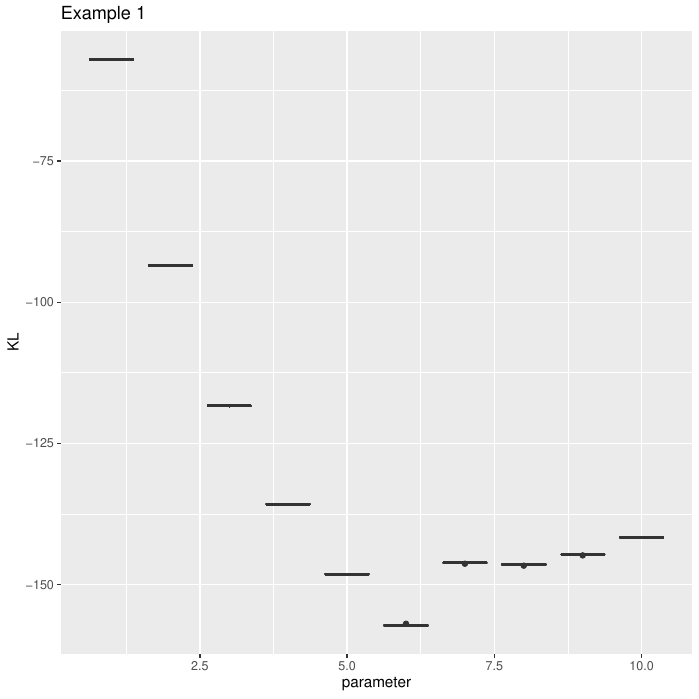

This chart was generated by the following R code:
# Example 1 -----------------
# mechanistic model: Barabàsi Albert
# network model: ERGM
# integral stat: sorted degree sequence
# likelihood stat: number of 6 stars

load("init.RData")

library(StartNetwork)
library(parallel)
library(ggplot2)

cl <- makeCluster(detectCores())

lstat = function(x){sum(igraph::degree(x) == 6)}

g <- parSapply(cl, theta_m, KL_net, theta_s = theta_s[1], n = n, mech_net = mech_net_ba, mech_args = mech_args_ba, replicates = replicates, lstat = lstat, sorted = TRUE)

df <- data.frame(parameter = theta_m, KL = g)

ggplot(df) + aes(x = parameter, y = KL, group = parameter) + geom_boxplot() + ggtitle("Example 1")

ggsave(filename = "example1.pdf")

save.image("example1.RData")
